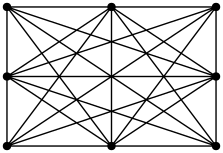

Here is the Python script that generated this plot:
#!/usr/bin/env python

import cairo
import math
import subprocess

class Point:
  def __init__ (self, x=0, y=0):
    self.x = x
    self.y = y
  def __repr__ (self):
    return f"Point ({self.x},{self.y})"
  def __add__(self, p2):
    return Point (self.x + p2.x, self.y + p2.y)
  def pair (self):
    return (self.x,self.y)

class Line: 
  def __init__ (self, p1, p2):
    self.p1 = p1
    self.p2 = p2
  def __repr__ (self):
    return (f"Line ({self.p1.x},{self.p1.y}) "
            f"-- ({self.p2.x},{self.p2.y})")

class Polygon:
  def __init__ (self, ps):
    self.ps = ps


def clip (subjectPolygon, clipPolygon):
  """ Sutherland-Hodgman polygon clipping

  rosettacode.org/wiki/Sutherland-Hodgman_polygon_clipping
  en.wikipedia.org/wiki/Sutherland%E2%80%93Hodgman_algorithm
  """
  def inside (p):
    return (
     cp2[0]-cp1[0])*(p[1]-cp1[1]) > (cp2[1]-cp1[1])*(p[0]-cp1[0])
 
  def computeIntersection ():
    dc = [ cp1[0] - cp2[0], cp1[1] - cp2[1] ]
    dp = [ s[0] - e[0], s[1] - e[1] ]
    n1 = cp1[0] * cp2[1] - cp1[1] * cp2[0]
    n2 = s[0] * e[1] - s[1] * e[0] 
    n3 = 1.0 / (dc[0] * dp[1] - dc[1] * dp[0])
    return [
      (n1*dp[0] - n2*dc[0]) * n3, (n1*dp[1] - n2*dc[1]) * n3 ]
 
  outputList = subjectPolygon
  cp1 = clipPolygon [-1]
 
  for clipVertex in clipPolygon:
    cp2 = clipVertex
    inputList = outputList
    outputList = []
    s = inputList [-1]
 
    for subjectVertex in inputList:
      e = subjectVertex
      if inside (e):
        if not inside (s):
          outputList.append(computeIntersection())
        outputList.append(e)
      elif inside (s):
        outputList.append(computeIntersection())
      s = e
    cp1 = cp2
  return (outputList)

def intersection (line1,line2):
  """Line-Line intersection

  From: en.wikipedia.org/wiki/Line-line_intersection
  """
  p1,p2 = line1.p1,line1.p2
  p3,p4 = line2.p1,line2.p2
  (x1,y1),(x2,y2) = (p1.x,p1.y),(p2.x,p2.y)
  (x3,y3),(x4,y4) = (p3.x,p3.y),(p4.x,p4.y)
  nx = (x1*y2-y1*x2) * (x3-x4) - (x1-x2) * (x3*y4-y3*x4)
  ny = (x1*y2-y1*x2) * (y3-y4) - (y1-y2) * (x3*y4-y3*x4)
  d  = (x1-x2) * (y3-y4) - (y1-y2) * (x3-x4)
  parallel = (d == 0)
  if parallel:
    return None
  else:
    x  = nx / d
    y  = ny / d
    return Point (x,y)

w_pic, h_pic = 160,110
w,h = 150,100

filename = "armature-5.pdf"
surface = cairo.PDFSurface (filename, w_pic, h_pic)
ct = cairo.Context (surface)

ct.rectangle (0, 0, w_pic, h_pic)
ct.set_source_rgb (1.0, 1.00, 1.00)
ct.fill()

def draw_point (pt):
  ct.arc (pt.x,pt.y,3,0,math.tau)
  ct.set_source_rgb (0, 0, 0)
  ct.fill ()

def draw_rect (p1,p2):
  ct.rectangle (p1.x, p1.y, p2.x - p1.x, p2.y - p1.y)
  
def draw_line (line):
  p1,p2 = line.p1,line.p2
  ct.move_to (p1.x,p1.y)
  ct.line_to (p2.x,p2.y)

def draw_polygon (ps):
  ct.move_to (ps[0].x,ps[0].y)
  for t in ps[1:]:
    ct.line_to (t.x,t.y)
  ct.close_path ()
  ct.set_source_rgb (1, 0.5, 0)
  ct.fill ()

def center (a,b):
  return Point ((a.x + b.x) / 2, (a.y + b.y) / 2)

def pairs (pt):
  return (pt.x, pt.y)

x1,y1 = 5,5
x2,y2 = x1 + w, y1 + h

ps = [Point (x1,y1),Point (x2,y1),Point (x2,y2),Point (x1,y2)]
# pg1 = Polygon ps
# hs = [Point (x1,y1),Point (x2,y1),Point (x1,y2)]
# pts3 = clip ([p.pair () for p in ps],[p.pair () for p in hs]) 
# pg3 = [Point (x,y) for [x,y] in pts3]
# print (ps)
# draw_polygon (pg3)

# draw_rect (ps[0],ps[2])

ct.set_source_rgb (0.00, 0.00, 0.00)
ct.set_line_width (1.0)
ct.stroke ()

# diagonal1 = Line (ps[0],ps[2])
# diagonal2 = Line (ps[1],ps[3])

# draw_line (diagonal1)
# draw_line (diagonal2)
# ct.stroke ()

# print (diagonal1)
# print (diagonal2)
# center1 = intersection (diagonal1,diagonal2)
cs = [center (ps[i],ps[(i+1)%len(ps)]) for i,e in enumerate (ps)]
ts = []
for (a,b) in zip (ps,cs):
  ts.extend ([a,b])
cutd = [(0,2),(2,4),(4,6),(0,6)]
print (ts)
t = range (len (ts))
s1 = {(a,b) for a in t for b in t if a < b if (a,b) not in cutd}
ks = [Line (ts[a],ts[b]) for (a,b) in s1]

# print (cs)
for k in ks:
  draw_line (k)
ct.stroke ()

for p in ts:
  draw_point (p)


subprocess.Popen (["mupdf " + filename],shell=True)
